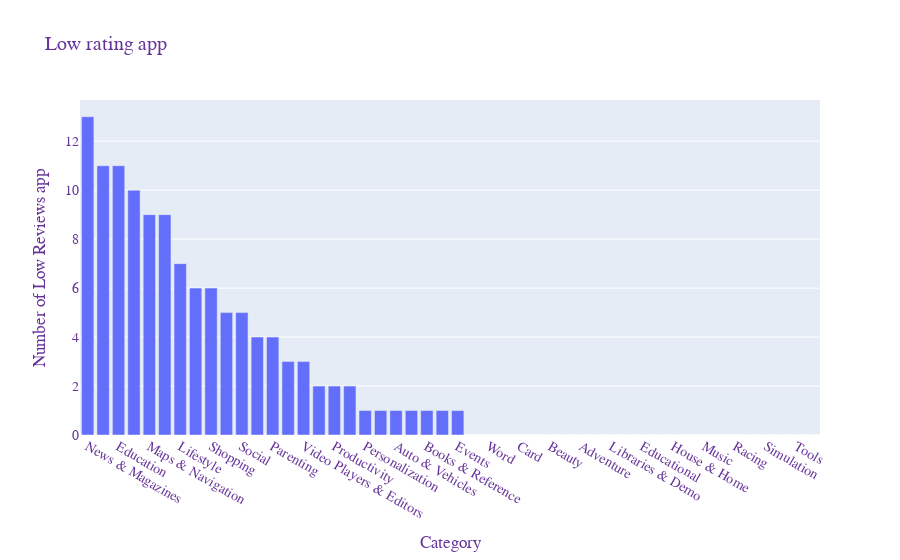

The code cell stored with this chart in its notebook:
### Code cell
app_free = low_rating_app['category'].value_counts()
data = [go.Bar(
        x=app_free.index,
        y=app_free.values
)]

layout = go.Layout(
    title="Low rating app",
    xaxis_title="Category",
    yaxis_title="Number of Low Reviews app",
    font=dict(
        family="Courier New, monospace",
        size=14,
        color="RebeccaPurple"
    )
) 

fig = go.Figure(data=data, layout=layout)

plotly.offline.iplot(fig, filename='app_category')

### Figure 1 — Plotly figure (JSON) as saved in the notebook; plotly's stock layout.template omitted (floating-point values rounded to 4 significant figures)
{"data": [{"type": "bar", "x": ["News & Magazines", "Finance", "Education", "Entertainment", "Maps & Navigation", "Sports", "Lifestyle", "Travel & Local", "Shopping", "Medical", "Social", "Music & Audio", "Parenting", "Photography", "Video Players & Editors", "Food & Drink", "Productivity", "Business", "Personalization", "Communication", "Auto & Vehicles", "Art & Design", "Books & Reference", "Trivia", "Events", "Casual", "Word", "Casino", "Card", "Board", "Beauty", "Arcade", "Adventure", "Comics", "Libraries & Demo", "Dating", "Educational", "Health & Fitness", "House & Home", "Weather", "Music", "Puzzle", "Racing", "Role Playing", "Simulation", "Strategy", "Tools", "Action"], "y": [13, 11, 11, 10, 9, 9, 7, 6, 6, 5, 5, 4, 4, 3, 3, 2, 2, 2, 1, 1, 1, 1, 1, 1, 1, 0, 0, 0, 0, 0, 0, 0, 0, 0, 0, 0, 0, 0, 0, 0, 0, 0, 0, 0, 0, 0, 0, 0]}], "layout": {"font": {"color": "RebeccaPurple", "family": "Courier New, monospace", "size": 14}, "title": {"text": "Low rating app"}, "xaxis": {"title": {"text": "Category"}}, "yaxis": {"title": {"text": "Number of Low Reviews app"}}}}
